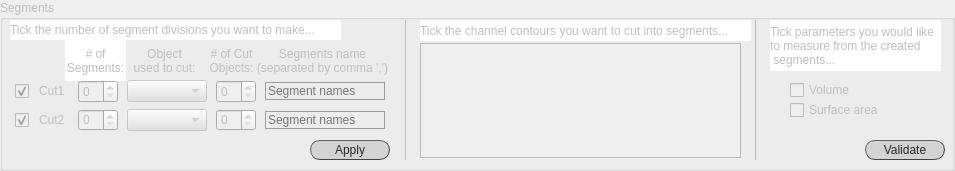
     <widget class="QGroupBox" name="set_segm">
      <property name="enabled">
       <bool>false</bool>
      </property>
      <property name="geometry">
       <rect>
        <x>10</x>
        <y>310</y>
        <width>955</width>
        <height>171</height>
       </rect>
      </property>
      <property name="styleSheet">
       <string notr="true">QGroupBox#set_segm{font: 25 italic 10pt &quot;Calibri Light&quot;;}

</string>
      </property>
      <property name="title">
       <string>Segments</string>
      </property>
      <widget class="QWidget" name="verticalLayoutWidget_3">
       <property name="geometry">
        <rect>
         <x>10</x>
         <y>80</y>
         <width>381</width>
         <height>51</height>
        </rect>
       </property>
       <layout class="QVBoxLayout" name="vLayout_channels_2">
        <item>
         <layout class="QHBoxLayout" name="hLayout_Ch1_2">
          <property name="spacing">
           <number>4</number>
          </property>
          <property name="sizeConstraint">
           <enum>QLayout::SetFixedSize</enum>
          </property>
          <item>
           <widget class="QCheckBox" name="tick_segm1">
            <property name="enabled">
             <bool>false</bool>
            </property>
            <property name="sizePolicy">
             <sizepolicy hsizetype="Fixed" vsizetype="Fixed">
              <horstretch>0</horstretch>
              <verstretch>0</verstretch>
             </sizepolicy>
            </property>
            <property name="minimumSize">
             <size>
              <width>15</width>
              <height>18</height>
             </size>
            </property>
            <property name="maximumSize">
             <size>
              <width>15</width>
              <height>16777215</height>
             </size>
            </property>
            <property name="layoutDirection">
             <enum>Qt::LeftToRight</enum>
            </property>
            <property name="styleSheet">
             <string notr="true">font: 25 10pt &quot;Calibri Light&quot;;</string>
            </property>
            <property name="text">
             <string/>
            </property>
            <property name="checkable">
             <bool>true</bool>
            </property>
            <property name="checked">
             <bool>true</bool>
            </property>
            <property name="tristate">
             <bool>false</bool>
            </property>
           </widget>
          </item>
          <item>
           <widget class="QLabel" name="lab_ch1_2">
            <property name="sizePolicy">
             <sizepolicy hsizetype="Fixed" vsizetype="Fixed">
              <horstretch>0</horstretch>
              <verstretch>0</verstretch>
             </sizepolicy>
            </property>
            <property name="minimumSize">
             <size>
              <width>30</width>
              <height>18</height>
             </size>
            </property>
            <property name="maximumSize">
             <size>
              <width>30</width>
              <height>16777215</height>
             </size>
            </property>
            <property name="styleSheet">
             <string notr="true">font: 25 10pt &quot;Calibri Light&quot;;</string>
            </property>
            <property name="text">
             <string>Cut1</string>
            </property>
           </widget>
          </item>
          <item>
           <widget class="QSpinBox" name="sB_no_segm1">
            <property name="minimumSize">
             <size>
              <width>40</width>
              <height>0</height>
             </size>
            </property>
            <property name="maximumSize">
             <size>
              <width>40</width>
              <height>16777215</height>
             </size>
            </property>
           </widget>
          </item>
          <item>
           <widget class="QComboBox" name="cB_obj_segm1">
            <property name="minimumSize">
             <size>
              <width>80</width>
              <height>0</height>
             </size>
            </property>
            <property name="maximumSize">
             <size>
              <width>80</width>
              <height>16777215</height>
             </size>
            </property>
            <property name="autoFillBackground">
             <bool>false</bool>
            </property>
            <property name="styleSheet">
             <string notr="true">border-color: rgb(173, 173, 173);
background-color:rgba(225, 225, 225, 180);
font: 25 10pt &quot;Calibri Light&quot;;</string>
            </property>
            <property name="frame">
             <bool>true</bool>
            </property>
           </widget>
          </item>
          <item>
           <widget class="QSpinBox" name="sB_segm_noObj1">
            <property name="minimumSize">
             <size>
              <width>40</width>
              <height>0</height>
             </size>
            </property>
            <property name="maximumSize">
             <size>
              <width>40</width>
              <height>16777215</height>
             </size>
            </property>
           </widget>
          </item>
          <item>
           <widget class="QLineEdit" name="names_segm1">
            <property name="sizePolicy">
             <sizepolicy hsizetype="Fixed" vsizetype="Fixed">
              <horstretch>0</horstretch>
              <verstretch>0</verstretch>
             </sizepolicy>
            </property>
            <property name="minimumSize">
             <size>
              <width>120</width>
              <height>18</height>
             </size>
            </property>
            <property name="maximumSize">
             <size>
              <width>120</width>
              <height>16777215</height>
             </size>
            </property>
            <property name="styleSheet">
             <string notr="true">QLineEdit {background-color: rgba(0,0,0,0);
border: 1px solid rgb(156, 156, 156);
font: 25 10pt &quot;Calibri Light&quot;;
font-family: &quot;Calibri Light&quot;;
}
QLineEdit:focus { border: 1px solid #eb6fbd;}
					</string>
            </property>
            <property name="text">
             <string/>
            </property>
            <property name="maxLength">
             <number>50</number>
            </property>
            <property name="placeholderText">
             <string>Segment names</string>
            </property>
            <property name="clearButtonEnabled">
             <bool>false</bool>
            </property>
           </widget>
          </item>
         </layout>
        </item>
        <item>
         <layout class="QHBoxLayout" name="hLayout_Ch1_3">
          <property name="spacing">
           <number>4</number>
          </property>
          <property name="sizeConstraint">
           <enum>QLayout::SetFixedSize</enum>
          </property>
          <item>
           <widget class="QCheckBox" name="tick_segm2">
            <property name="enabled">
             <bool>false</bool>
            </property>
            <property name="sizePolicy">
             <sizepolicy hsizetype="Fixed" vsizetype="Fixed">
              <horstretch>0</horstretch>
              <verstretch>0</verstretch>
             </sizepolicy>
            </property>
            <property name="minimumSize">
             <size>
              <width>15</width>
              <height>18</height>
             </size>
            </property>
            <property name="maximumSize">
             <size>
              <width>15</width>
              <height>16777215</height>
             </size>
            </property>
            <property name="layoutDirection">
             <enum>Qt::LeftToRight</enum>
            </property>
            <property name="styleSheet">
             <string notr="true">font: 25 10pt &quot;Calibri Light&quot;;</string>
            </property>
            <property name="text">
             <string/>
            </property>
            <property name="checkable">
             <bool>true</bool>
            </property>
            <property name="checked">
             <bool>true</bool>
            </property>
            <property name="tristate">
             <bool>false</bool>
            </property>
           </widget>
          </item>
          <item>
           <widget class="QLabel" name="lab_ch1_3">
            <property name="sizePolicy">
             <sizepolicy hsizetype="Fixed" vsizetype="Fixed">
              <horstretch>0</horstretch>
              <verstretch>0</verstretch>
             </sizepolicy>
            </property>
            <property name="minimumSize">
             <size>
              <width>30</width>
              <height>18</height>
             </size>
            </property>
            <property name="maximumSize">
             <size>
              <width>30</width>
              <height>16777215</height>
             </size>
            </property>
            <property name="styleSheet">
             <string notr="true">font: 25 10pt &quot;Calibri Light&quot;;</string>
            </property>
            <property name="text">
             <string>Cut2</string>
            </property>
           </widget>
          </item>
          <item>
           <widget class="QSpinBox" name="sB_no_segm2">
            <property name="minimumSize">
             <size>
              <width>40</width>
              <height>0</height>
             </size>
            </property>
            <property name="maximumSize">
             <size>
              <width>40</width>
              <height>16777215</height>
             </size>
            </property>
           </widget>
          </item>
          <item>
           <widget class="QComboBox" name="cB_obj_segm2">
            <property name="enabled">
             <bool>false</bool>
            </property>
            <property name="minimumSize">
             <size>
              <width>80</width>
              <height>0</height>
             </size>
            </property>
            <property name="maximumSize">
             <size>
              <width>80</width>
              <height>16777215</height>
             </size>
            </property>
            <property name="autoFillBackground">
             <bool>false</bool>
            </property>
            <property name="styleSheet">
             <string notr="true">border-color: rgb(173, 173, 173);
background-color:rgba(225, 225, 225, 180);
font: 25 10pt &quot;Calibri Light&quot;;</string>
            </property>
            <property name="frame">
             <bool>true</bool>
            </property>
           </widget>
          </item>
          <item>
           <widget class="QSpinBox" name="sB_segm_noObj2">
            <property name="minimumSize">
             <size>
              <width>40</width>
              <height>0</height>
             </size>
            </property>
            <property name="maximumSize">
             <size>
              <width>40</width>
              <height>16777215</height>
             </size>
            </property>
           </widget>
          </item>
          <item>
           <widget class="QLineEdit" name="names_segm2">
            <property name="sizePolicy">
             <sizepolicy hsizetype="Fixed" vsizetype="Fixed">
              <horstretch>0</horstretch>
              <verstretch>0</verstretch>
             </sizepolicy>
            </property>
            <property name="minimumSize">
             <size>
              <width>120</width>
              <height>18</height>
             </size>
            </property>
            <property name="maximumSize">
             <size>
              <width>120</width>
              <height>16777215</height>
             </size>
            </property>
            <property name="styleSheet">
             <string notr="true">QLineEdit {background-color: rgba(0,0,0,0);
border: 1px solid rgb(156, 156, 156);
font: 25 10pt &quot;Calibri Light&quot;;
font-family: &quot;Calibri Light&quot;;
}
QLineEdit:focus { border: 1px solid #eb6fbd;}
					</string>
            </property>
            <property name="text">
             <string/>
            </property>
            <property name="maxLength">
             <number>50</number>
            </property>
            <property name="placeholderText">
             <string>Segment names</string>
            </property>
            <property name="clearButtonEnabled">
             <bool>false</bool>
            </property>
           </widget>
          </item>
         </layout>
        </item>
       </layout>
      </widget>
      <widget class="QLabel" name="lab_no_ch_12">
       <property name="geometry">
        <rect>
         <x>10</x>
         <y>20</y>
         <width>331</width>
         <height>20</height>
        </rect>
       </property>
       <property name="styleSheet">
        <string notr="true">font: bold 10pt &quot;Calibri&quot;;
background-color: rgb(255, 255, 255);</string>
       </property>
       <property name="text">
        <string>Tick the number of segment divisions you want to make...</string>
       </property>
       <property name="alignment">
        <set>Qt::AlignLeading|Qt::AlignLeft|Qt::AlignVCenter</set>
       </property>
      </widget>
      <widget class="QLabel" name="lab_no_ch_13">
       <property name="geometry">
        <rect>
         <x>65</x>
         <y>40</y>
         <width>61</width>
         <height>41</height>
        </rect>
       </property>
       <property name="styleSheet">
        <string notr="true">font: 25 9pt &quot;Calibri Light&quot;;
background-color: rgb(255, 255, 255);</string>
       </property>
       <property name="text">
        <string># of
Segments:</string>
       </property>
       <property name="alignment">
        <set>Qt::AlignCenter</set>
       </property>
      </widget>
      <widget class="QLabel" name="lab_proj_name_5">
       <property name="geometry">
        <rect>
         <x>206</x>
         <y>40</y>
         <width>51</width>
         <height>41</height>
        </rect>
       </property>
       <property name="styleSheet">
        <string notr="true">font: 25 9pt &quot;Calibri Light&quot;;</string>
       </property>
       <property name="text">
        <string># of Cut
Objects:</string>
       </property>
       <property name="alignment">
        <set>Qt::AlignCenter</set>
       </property>
      </widget>
      <widget class="QLabel" name="lab_no_segm_2">
       <property name="geometry">
        <rect>
         <x>134</x>
         <y>40</y>
         <width>61</width>
         <height>41</height>
        </rect>
       </property>
       <property name="styleSheet">
        <string notr="true">font: 25 9pt &quot;Calibri Light&quot;;</string>
       </property>
       <property name="text">
        <string>Object
used to cut:</string>
       </property>
       <property name="alignment">
        <set>Qt::AlignCenter</set>
       </property>
      </widget>
      <widget class="QLabel" name="lab_no_ch_8">
       <property name="geometry">
        <rect>
         <x>420</x>
         <y>20</y>
         <width>331</width>
         <height>21</height>
        </rect>
       </property>
       <property name="styleSheet">
        <string notr="true">font: bold 10pt &quot;Calibri&quot;;
background-color: rgb(255, 255, 255);</string>
       </property>
       <property name="text">
        <string>Tick the channel contours you want to cut into segments...</string>
       </property>
       <property name="alignment">
        <set>Qt::AlignLeading|Qt::AlignLeft|Qt::AlignVCenter</set>
       </property>
      </widget>
      <widget class="QPushButton" name="apply_segm">
       <property name="geometry">
        <rect>
         <x>310</x>
         <y>140</y>
         <width>80</width>
         <height>20</height>
        </rect>
       </property>
       <property name="styleSheet">
        <string notr="true">QPushButton{border-radius:10px;
border-width: 1px;
border-style: outset;
border-color: rgb(66, 66, 66);
background-color: rgb(211, 211, 211);
color: rgb(39, 39, 39);
font: 10pt &quot;Calibri Light&quot;;}

QPushButton:hover{
background-color: #eb6fbd;
border-color: #672146
}</string>
       </property>
       <property name="text">
        <string>Apply</string>
       </property>
      </widget>
      <widget class="QLabel" name="lab_proj_name_6">
       <property name="geometry">
        <rect>
         <x>257</x>
         <y>40</y>
         <width>131</width>
         <height>41</height>
        </rect>
       </property>
       <property name="styleSheet">
        <string notr="true">font: 25 9pt &quot;Calibri Light&quot;;</string>
       </property>
       <property name="text">
        <string>Segments name
(separated by comma ',')</string>
       </property>
       <property name="alignment">
        <set>Qt::AlignCenter</set>
       </property>
      </widget>
      <widget class="QTableWidget" name="tabW_segm">
       <property name="geometry">
        <rect>
         <x>420</x>
         <y>43</y>
         <width>321</width>
         <height>115</height>
        </rect>
       </property>
       <property name="sizePolicy">
        <sizepolicy hsizetype="Fixed" vsizetype="Fixed">
         <horstretch>0</horstretch>
         <verstretch>0</verstretch>
        </sizepolicy>
       </property>
       <property name="styleSheet">
        <string notr="true">font: 25 8pt &quot;Calibri Light&quot;;</string>
       </property>
       <property name="verticalScrollBarPolicy">
        <enum>Qt::ScrollBarAsNeeded</enum>
       </property>
       <property name="horizontalScrollBarPolicy">
        <enum>Qt::ScrollBarAsNeeded</enum>
       </property>
       <property name="sizeAdjustPolicy">
        <enum>QAbstractScrollArea::AdjustToContentsOnFirstShow</enum>
       </property>
      </widget>
      <widget class="QLabel" name="lab_no_ch_14">
       <property name="geometry">
        <rect>
         <x>770</x>
         <y>20</y>
         <width>171</width>
         <height>51</height>
        </rect>
       </property>
       <property name="styleSheet">
        <string notr="true">font: bold 10pt &quot;Calibri&quot;;
background-color: rgb(255, 255, 255);</string>
       </property>
       <property name="text">
        <string>Tick parameters you would like
to measure from the created
 segments...</string>
       </property>
       <property name="alignment">
        <set>Qt::AlignLeading|Qt::AlignLeft|Qt::AlignVCenter</set>
       </property>
      </widget>
      <widget class="QCheckBox" name="cB_volume_segm">
       <property name="geometry">
        <rect>
         <x>790</x>
         <y>80</y>
         <width>71</width>
         <height>20</height>
        </rect>
       </property>
       <property name="layoutDirection">
        <enum>Qt::LeftToRight</enum>
       </property>
       <property name="styleSheet">
        <string notr="true">font: 25 10pt &quot;Calibri Light&quot;;</string>
       </property>
       <property name="text">
        <string>Volume</string>
       </property>
       <property name="checked">
        <bool>false</bool>
       </property>
      </widget>
      <widget class="QCheckBox" name="cB_area_segm">
       <property name="geometry">
        <rect>
         <x>790</x>
         <y>100</y>
         <width>101</width>
         <height>20</height>
        </rect>
       </property>
       <property name="layoutDirection">
        <enum>Qt::LeftToRight</enum>
       </property>
       <property name="styleSheet">
        <string notr="true">font: 25 10pt &quot;Calibri Light&quot;;</string>
       </property>
       <property name="text">
        <string>Surface area</string>
       </property>
      </widget>
      <widget class="QPushButton" name="button_validate_new_proj_3">
       <property name="geometry">
        <rect>
         <x>865</x>
         <y>140</y>
         <width>80</width>
         <height>20</height>
        </rect>
       </property>
       <property name="styleSheet">
        <string notr="true">QPushButton{border-radius:10px;
border-width: 1px;
border-style: outset;
border-color: rgb(66, 66, 66);
background-color: rgb(211, 211, 211);
color: rgb(39, 39, 39);
font: 10pt &quot;Calibri Light&quot;;}

QPushButton:hover{
background-color: #eb6fbd;
border-color: #672146
}</string>
       </property>
       <property name="text">
        <string>Validate</string>
       </property>
      </widget>
      <widget class="Line" name="line_10">
       <property name="geometry">
        <rect>
         <x>395</x>
         <y>20</y>
         <width>21</width>
         <height>140</height>
        </rect>
       </property>
       <property name="styleSheet">
        <string notr="true">color:rgb(188, 188, 188)</string>
       </property>
       <property name="frameShadow">
        <enum>QFrame::Plain</enum>
       </property>
       <property name="midLineWidth">
        <number>2</number>
       </property>
       <property name="orientation">
        <enum>Qt::Vertical</enum>
       </property>
      </widget>
      <widget class="Line" name="line_11">
       <property name="geometry">
        <rect>
         <x>745</x>
         <y>20</y>
         <width>21</width>
         <height>140</height>
        </rect>
       </property>
       <property name="styleSheet">
        <string notr="true">color:rgb(188, 188, 188)</string>
       </property>
       <property name="frameShadow">
        <enum>QFrame::Plain</enum>
       </property>
       <property name="midLineWidth">
        <number>2</number>
       </property>
       <property name="orientation">
        <enum>Qt::Vertical</enum>
       </property>
      </widget>
      <zorder>line_10</zorder>
      <zorder>lab_proj_name_6</zorder>
      <zorder>lab_no_segm_2</zorder>
      <zorder>lab_no_ch_13</zorder>
      <zorder>lab_proj_name_5</zorder>
      <zorder>verticalLayoutWidget_3</zorder>
      <zorder>lab_no_ch_12</zorder>
      <zorder>lab_no_ch_8</zorder>
      <zorder>apply_segm</zorder>
      <zorder>tabW_segm</zorder>
      <zorder>lab_no_ch_14</zorder>
      <zorder>cB_volume_segm</zorder>
      <zorder>cB_area_segm</zorder>
      <zorder>button_validate_new_proj_3</zorder>
      <zorder>line_11</zorder>
     </widget>
